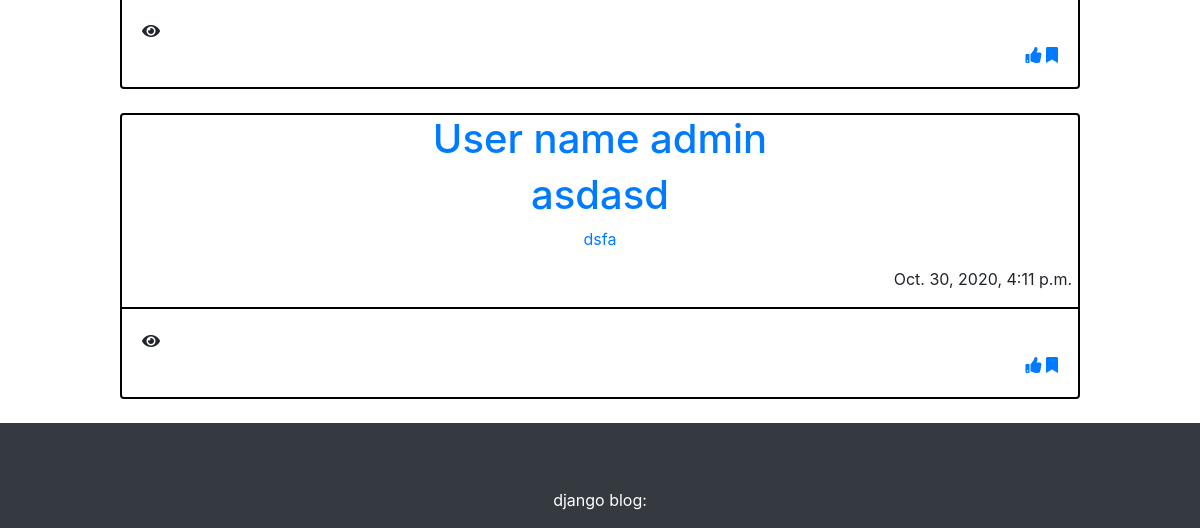
The app's page /articles/post/ (lower part), older data.
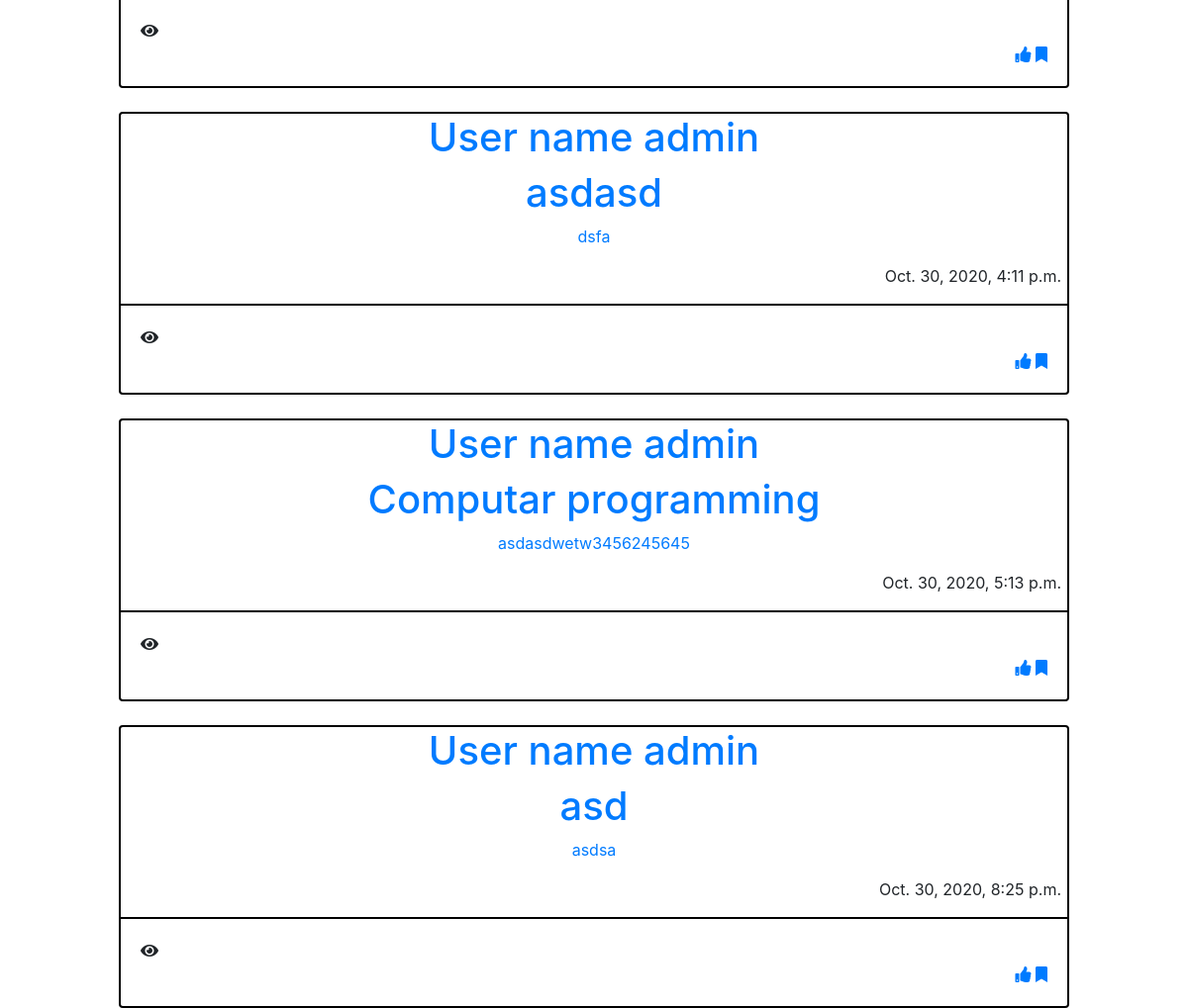
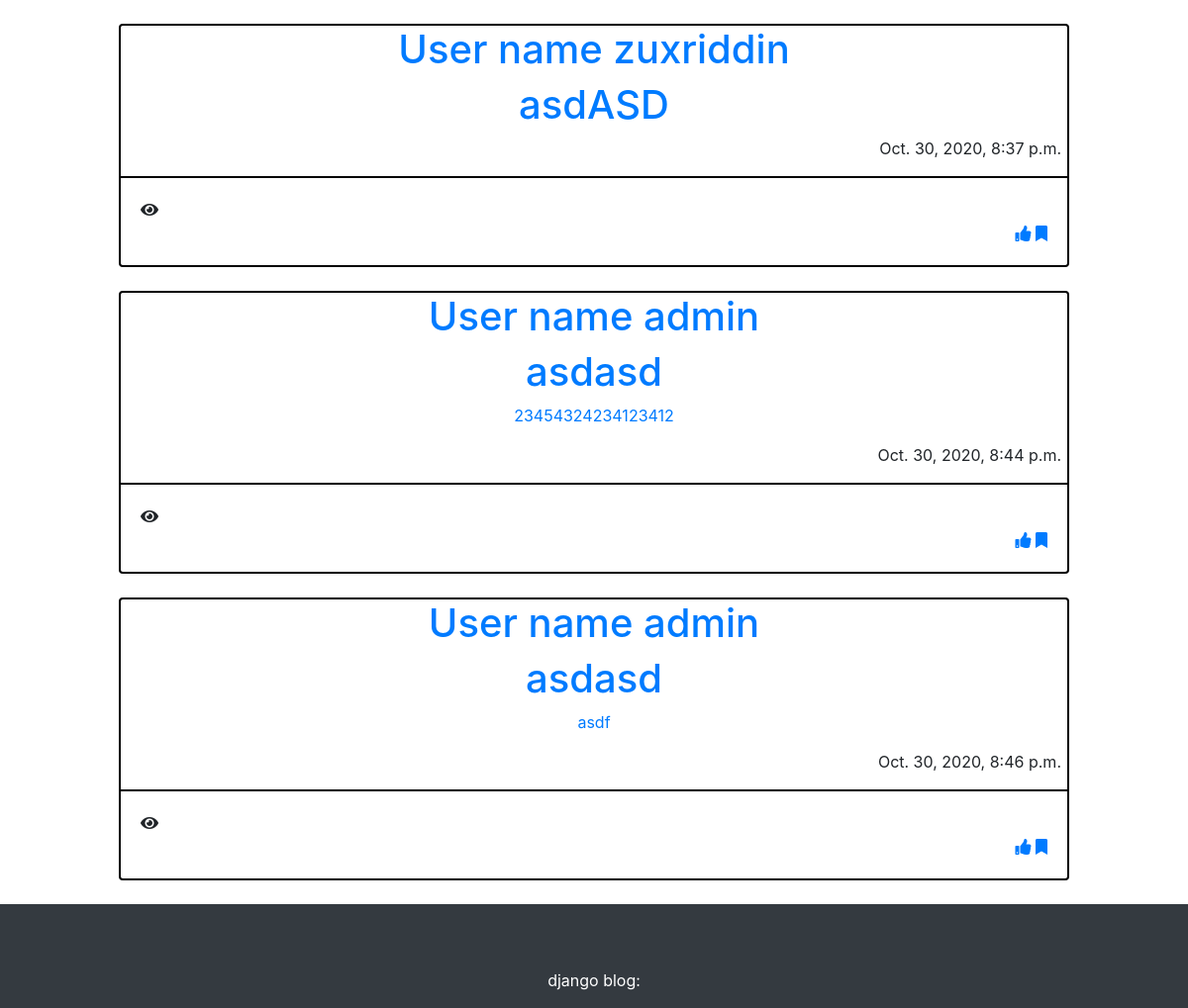
The same page, newer data (2 pictures, top to bottom).
### article/models.py (models this page shows, shortened)
class Article(models.Model, HitCountMixin):
    owner = models.ForeignKey(User, null=True, on_delete=models.CASCADE)
    title = models.CharField(max_length=200, null=True)
    category = models.ForeignKey(Categotry, blank=True, null=True, on_delete=models.CASCADE)
    slug = models.SlugField(max_length=200, blank=True, unique=True)
    description = RichTextUploadingField(blank=True, null=True)
    tag = models.ManyToManyField(Tag, related_name='tags', blank=True)
    created_time = models.DateTimeField(auto_now_add=True)
    update_time = models.DateTimeField(auto_now=True)
    show = models.BooleanField(default=True)
    moderator = models.BooleanField(default=True)
    hit_count_generic = GenericRelation(HitCount, object_id_field='object_pk',
                                        related_query_name='hit_count_generic_relation')
    class Meta:
        verbose_name = 'Article'
        verbose_name_plural = 'Articles'

### article/views.py (the view)
# urls.py: path('post/', views.ArticleListView.as_view(), name='posts'),
class ArticleListView(ListView):
    queryset = Article.objects.filter(show=True)
    template_name = 'blog/mainblog.html'
    context_object_name = 'articles'
    def get(self, request, *args, **kwargs):
        return super().get(request, *args, **kwargs)

### article/context_processors.py (called while the page is built)
def menu_site(request):
    navbar = 'Model.objects.all()'
    return {'navbar': navbar}

### templates/blog/mainblog.html (shortened to what this page needs)
{% extends 'blog/heder_footer.html' %}
{% load static %}
{% block mainblog %}
    <br>
    <div>
        {% for article in articles %}
            <div class="card" style="width: 80%; border: 2px solid black ;margin: auto">
                <div style="border-bottom: 2px solid black; text-align: center">
                    {% include 'blog/post_short.html' %}
                    <p style="text-align: right; margin-right: 6px">{{ article.created_time }}</p>
                </div>
                <div class="card-body">
                    <div style="text-align: left" >
                        <i class="fas fa-eye"></i>
                    </div>
                    <div style="text-align: right">
                        <a href="#"><i class="fas fa-thumbs-up"></i></a>
                        <a href="#"><i class="fas fa-bookmark"></i></a>
                    </div>
                </div>
            </div>
            <br>{% endfor %}
    </div>
{% endblock %}

### templates/blog/heder_footer.html (shortened to what this page needs)
{% load static %}
<!DOCTYPE html>
<html lang="en">
<head>
    <link rel="stylesheet" href="https://cdnjs.cloudflare.com/ajax/libs/font-awesome/4.7.0/css/font-awesome.min.css">
    <link rel="stylesheet" href="https://maxcdn.bootstrapcdn.com/bootstrap/4.3.1/css/bootstrap.min.css">
    <link rel="stylesheet" href="https://stackpath.bootstrapcdn.com/bootstrap/4.1.3/css/bootstrap.min.css"
>
    <link rel="stylesheet"
          href="{% static 'ckeditor/ckeditor/plugins/codesnippet/lib/highlight/styles/default.css' %}"/>
    <link rel="stylesheet"
          href="{% static 'css\for_comment.css' %}"/>
    <link rel="stylesheet" href="https://use.fontawesome.com/releases/v5.3.1/css/all.css"
>
</head>
<body>
{% block mainblog %}
{% endblock %}
</body>
<footer style="background-color: #343a40" class="page-footer font-small special-color-dark pt-4">
    <div style="background-color: #343a40">
        <div class="container">
            <div class="row">
                <div class="col-md-6 mb-4">
                </div>
                <div class="col-md-6 mb-4">
                </div>
            </div>
        </div>
        <div style="color: white" class="footer-copyright text-center py-3">django blog:
        </div>
    </div>
</footer>
</html>

### templates/blog/post_short.html
<a href="{% url 'articles:article_detail' article.pk %}"><h1>User name {{ article.owner }}</h1>
<h1>{{ article.title }}</h1>
{{ article.description|safe }}</a>

Row changes from the older to the newer data that the page shows:
added Article: owner "admin", title "Computar programming", description "asdasdwetw3456245645", created_time "Oct. 30, 2020, 5:13 p.m."
added Article: owner "admin", title "asd", description "asdsa", created_time "Oct. 30, 2020, 8:25 p.m."
added Article: owner "zuxriddin", title "asdASD", created_time "Oct. 30, 2020, 8:37 p.m."
added Article: owner "admin", title "asdasd", description "23454324234123412", created_time "Oct. 30, 2020, 8:44 p.m."
added Article: owner "admin", title "asdasd", description "asdf", created_time "Oct. 30, 2020, 8:46 p.m."
